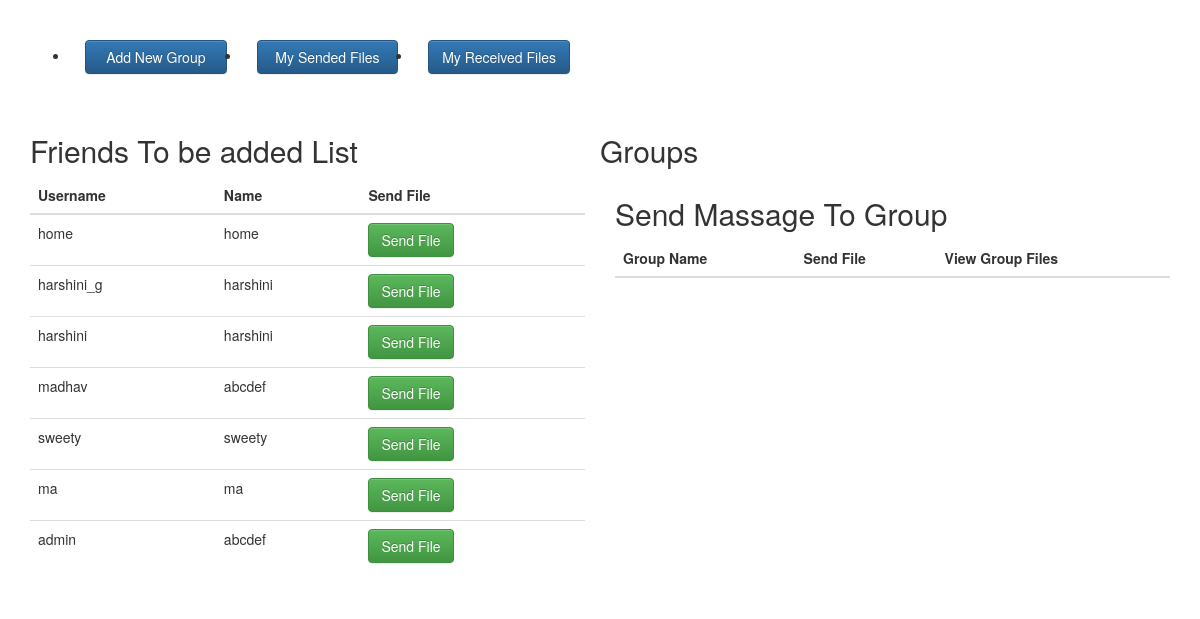
/dashboard, run on the app's committed database.
### tables this page shows
CREATE TABLE user (id VARCHAR(255) PRIMARY KEY,username Text, name TEXT,password Text,activate Boolean);

### app.py (the view)
@app.route("/dashboard")
def dashboard():
    userID = request.cookies.get('userID')
    query= f"select * from user where id !='{userID}' and activate=1"
    conn = sqlite3.connect('user.db')
    cur = conn.cursor()
    cur.execute(query)
    rows1 = cur.fetchall()
    query= f"select * from user_groups where user_id='{userID}'"
    cur.execute(query)
    rows2 = cur.fetchall()
    if len(rows2)>0:
        query= f"select * from groups"
        cur.execute(query)
        rows2 = cur.fetchall()
    data = {}
    data['rows1'] = rows1
    data['rows2'] = rows2
    conn.commit()
    conn.close()
    return render_template("dashboard.html",users=data)

### templates/dashboard.html (shortened to what this page needs)
<!DOCTYPE html>
<html lang="en">
<head>
    <link rel="stylesheet" href="https://cdnjs.cloudflare.com/ajax/libs/meyer-reset/2.0/reset.min.css">
    <link rel="stylesheet" href="https://maxcdn.bootstrapcdn.com/bootstrap/3.3.7/css/bootstrap.min.css">
    <link rel="stylesheet" href="https://maxcdn.bootstrapcdn.com/bootstrap/3.3.7/css/bootstrap-theme.min.css">
</head>
<body>
    <div class="container">
        <div class="row" style="margin-top: 40px">
            <div class="col-sm-6">
                <ul>
                    <li class="col-md-4"><a href="{{ url_for('add_new_user_group') }}" class="btn form-control btn-primary">Add New Group</a></li>
                    <li class="col-md-4"><a href="/my_files/sent" class="btn form-control btn-primary">My Sended Files</a></li>
                    <li class="col-md-4"><a href="/my_files/received" class="btn form-control btn-primary">My Received Files</a></li>
                </ul>
            </div>
        </div>
        <div class="row" style="margin-top: 40px">
            <div class="col-md-6">
                <h2>Friends To be added List</h2>
                <table class="table table-dark table-hover">
                    <thead>
                        <th>
                            Username
                        </th>
                        <th>
                            Name
                        </th>
                        <th>
                            Send File
                        </th>
                    </thead>
                    <tbody>
                            {% for user in users['rows1'] %}
                        <tr>
                                <td>
                                       {{ user[1] }}
                                </td>
                                <td>
                                        {{ user[2] }}
                                </td>
                                <td>
                                    <a href="{{ url_for('send_files',user_id=user[0]) }}" class="btn btn-success">Send File</a>
                                </td>
                        </tr>
                        {% endfor %}
                    </tbody>
                </table>
            </div>
            <h2>Groups</h2>
            <div class="col-md-6">
                <h2>Send Massage To Group</h2>
                <table class="table table-dark table-hover">
                    <thead>
                        <th>
                            Group Name
                        </th>
                        <th>
                            Send File
                        </th>
                        <th>
                            View Group Files
                        </th>
                    </thead>
                </table>
            </div>
        </div>
    </div>
</body>
</html>

### data on the page
user: username "home", name "home"
user: username "harshini_g", name "harshini"
user: username "harshini", name "harshini"
user: username "madhav", name "abcdef"
user: username "sweety", name "sweety"
user: username "ma", name "ma"
user: username "admin", name "abcdef"
